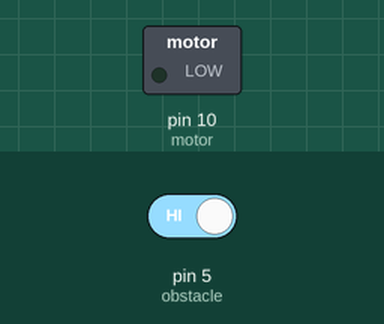
Recording of a sketch running on a simulated Arduino Uno, built with avr-gcc and run on an emulated ATmega328P. Shown: switched loads named in the sketch (green lamp = pin HIGH). The inputs (shaded band) are chosen by the test bench; at power-on: pin 5 (obstacle) HIGH.

Above: at 1.2 s.
1.3 s: pin 5 (obstacle) driven LOW
At 6.05 s:
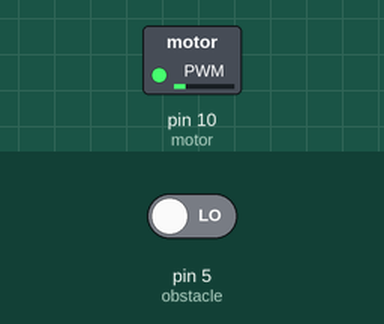
7.3 s: pin 5 (obstacle) driven HIGH
At 8.5 s:
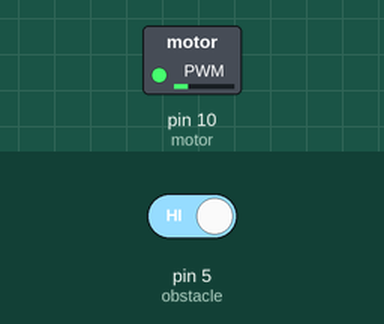
8.8 s: pin 5 (obstacle) driven LOW
At 12.45 s:
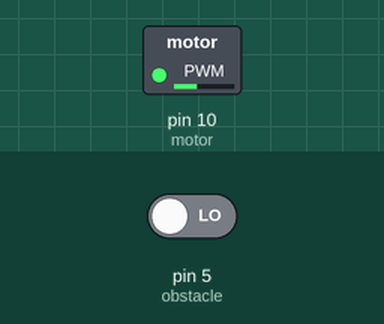
Timing chart, 0 to 23.8 s (numbered marks = the images above; inputs shaded):
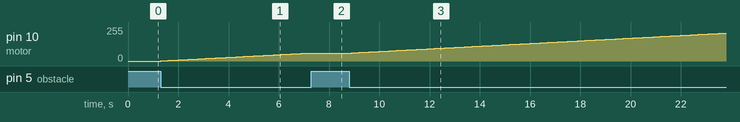

Measured:
- after the input at 1.3 s, pin 10 (motor): moves from 0/255 to 60/255 over 5.9 s, starting at once
- after the input at 7.3 s, pin 10 (motor): goes on until 7.3 s, then stays 59/255
- after the input at 8.8 s, pin 10 (motor): moves from 59/255 to 209/255 over 14.9 s, starting at once

The sketch:

q3.ino
```cpp
int obstacle=5;
int motor=10;
int current=0;

void setup() {
  // put your setup code here, to run once:
  Serial.begin(9600);
  pinMode(obstacle,INPUT);
}

void loop() {
  // put your main code here, to run repeatedly:
  if(digitalRead(obstacle)==LOW){
    if(current<255){
      current++;
      analogWrite(motor,current);
      delay(100);
    }

    if(digitalRead(obstacle)==HIGH){
      if(current>0){
        current--;
        analogWrite(motor,current);
        delay(100);
      }
    }
  }
}
```
